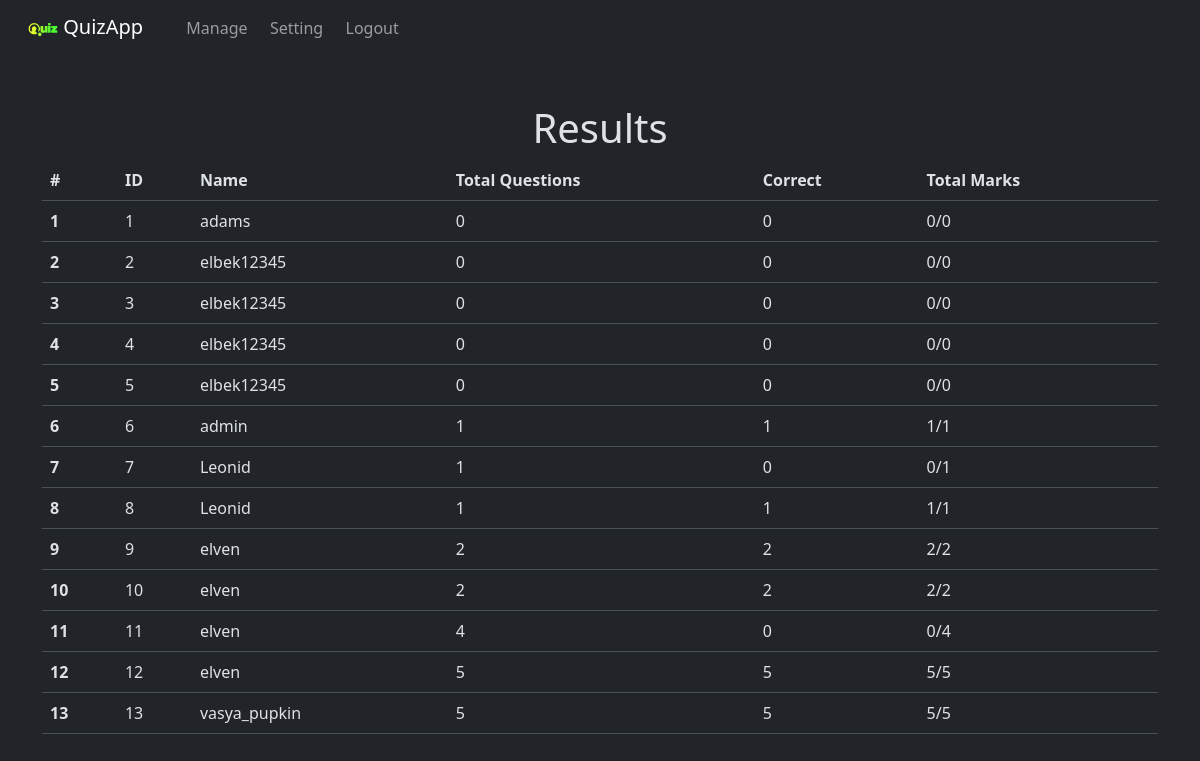
/management/results/ (signed in), run on the app's committed database.
### quiz/models.py (models this page shows, shortened)
class Mark(models.Model):
    total = models.IntegerField(blank=False)
    got = models.IntegerField(blank=False, default=0)
    user = models.ForeignKey(to=User, on_delete=models.SET_NULL, null=True)

### management/views.py (the view)
# urls.py: path("results/", views.Results.as_view(), name="results"),
@method_decorator(staff_member_required, name="dispatch")
class Results(View):
    def get(self, request):
        return render(request, "management/results.html", {"results": Mark.objects.all()})

### management/templates/management/results.html (shortened to what this page needs)
{% extends 'layout.html' %}
{% block body %}
<div class="container mt-5 mb-5">
  <h1 class="text-center">
    Results
  </h1>
  <table class="table">
  <thead>
    <tr>
      <th scope="col">#</th>
      <th scope="col">ID</th>
      <th scope="col">Name</th>
      <th scope="col">Total Questions</th>
      <th scope="col">Correct</th>
      <th scope="col">Total Marks</th>
    </tr>
  </thead>
  <tbody>
    {% for result in results %}
    <tr>
      <th scope="row">{{ forloop.counter }}</th>
      <td>{{ result.id }}</td>
      <td>{{ result.user.username }}</td>
      <td>{{ result.total }}</td>
      <td>{{ result.got }}</td>
      <td>{{ result.got }}/{{ result.total }}</td>
    </tr>
    {% endfor %}
  </tbody>
</table>
</div>
{% endblock %}

### data on the page
Mark: id "1", user.username "adams", total "0", got "0"
Mark: id "2", user.username "elbek12345", total "0", got "0"
Mark: id "3", user.username "elbek12345", total "0", got "0"
Mark: id "4", user.username "elbek12345", total "0", got "0"
Mark: id "5", user.username "elbek12345", total "0", got "0"
Mark: id "6", user.username "admin", total "1", got "1"
Mark: id "7", user.username "Leonid", total "1", got "0"
Mark: id "8", user.username "Leonid", total "1", got "1"
Mark: id "9", user.username "elven", total "2", got "2"
Mark: id "10", user.username "elven", total "2", got "2"
Mark: id "11", user.username "elven", total "4", got "0"
Mark: id "12", user.username "elven", total "5", got "5"
Mark: id "13", user.username "vasya_pupkin", total "5", got "5"
